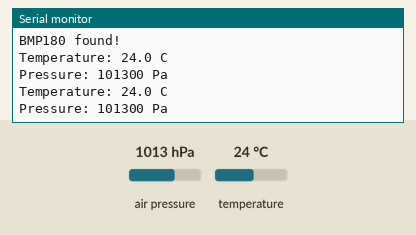
Bench run of a program on a simulated Seeed XIAO ESP32-C3. Parts: the last lines printed to the serial monitor. Inputs (shaded band) come from the test bench; at power-on: air pressure 1013 hPa, temperature 24 °C.

Above: at 1.8 s.
1.9 s: air pressure set to 952 hPa
At 2.8 s:
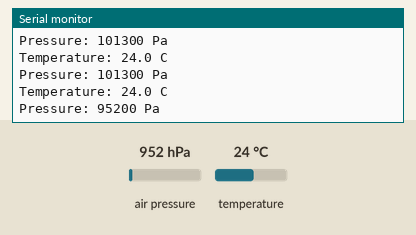
3.4 s: temperature set to 12 °C
At 4.7 s:
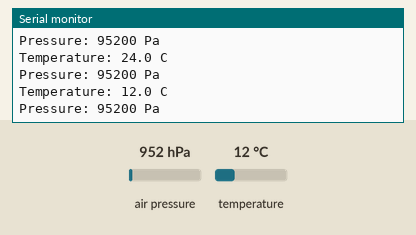
4.9 s: air pressure set to 975 hPa
At 5.8 s:
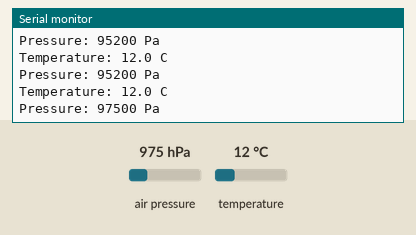
Timing chart, 0 to 7.9 s (numbered marks = the images above; inputs shaded):
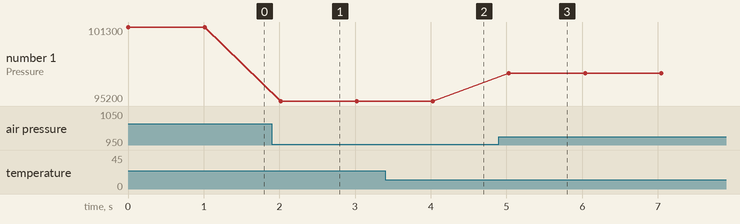

Measured:
- after the input at 1.9 s, the serial monitor: prints a new line after 0.12 s (image 1)
- after the input at 3.4 s, the serial monitor: prints a new line after 0.63 s (image 2)
- after the input at 4.9 s, the serial monitor: prints a new line after 0.13 s (image 3)
- plotted number 1: 101300 → 95200 after the input at 1.9 s, 95200 → 97500 after the input at 4.9 s

The program:

main.cpp
```cpp
#include <Arduino.h>
#include <Wire.h>
#include <Adafruit_BMP085.h>

Adafruit_BMP085 bmp;

void setup() {
  Serial.begin(115200);
  Serial.println("BMP180 test!");

  // Initialize I2C with Xiao ESP32-C3 pins (D4=GPIO6=SDA, D5=GPIO7=SCL)
  Wire.begin(6, 7);

  if (!bmp.begin()) {
    Serial.println("BMP180 not found!");
    while (1) {
      delay(1000);
    }
  }
  Serial.println("BMP180 found!");
}

void loop() {
  float temperature = bmp.readTemperature();
  int32_t pressure = bmp.readPressure();

  Serial.printf("Temperature: %.1f C\n", temperature);
  Serial.printf("Pressure: %d Pa\n", pressure);

  delay(1000);
}
```
